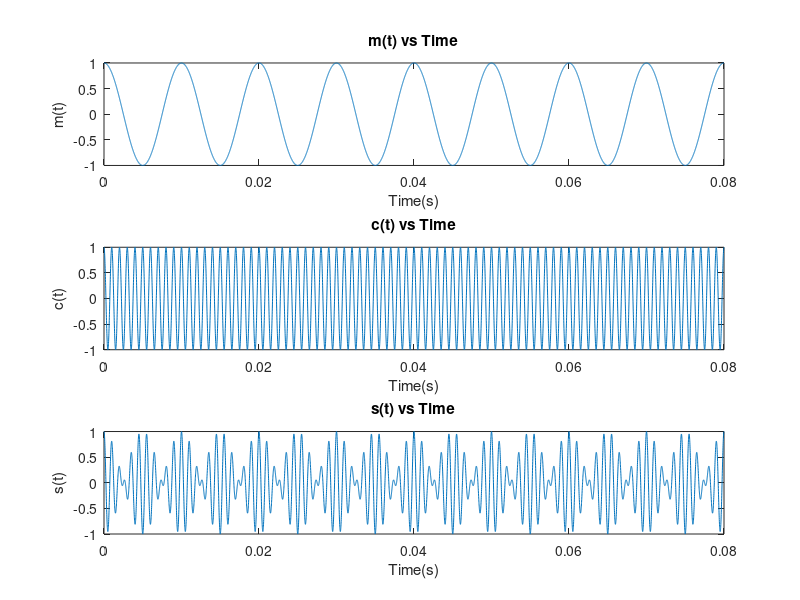
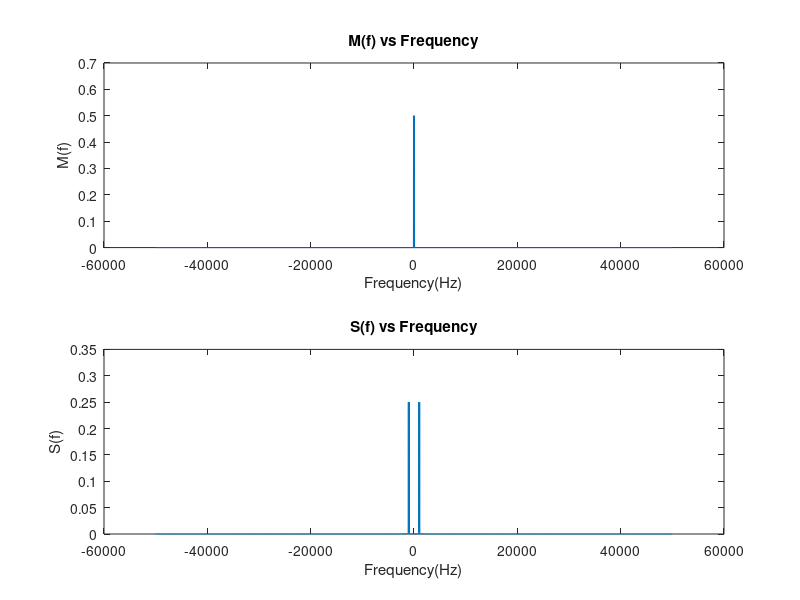
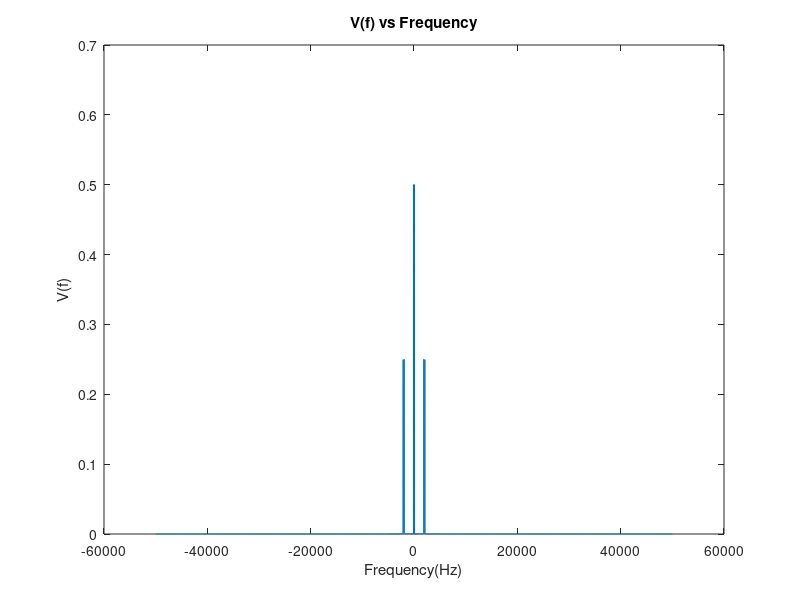
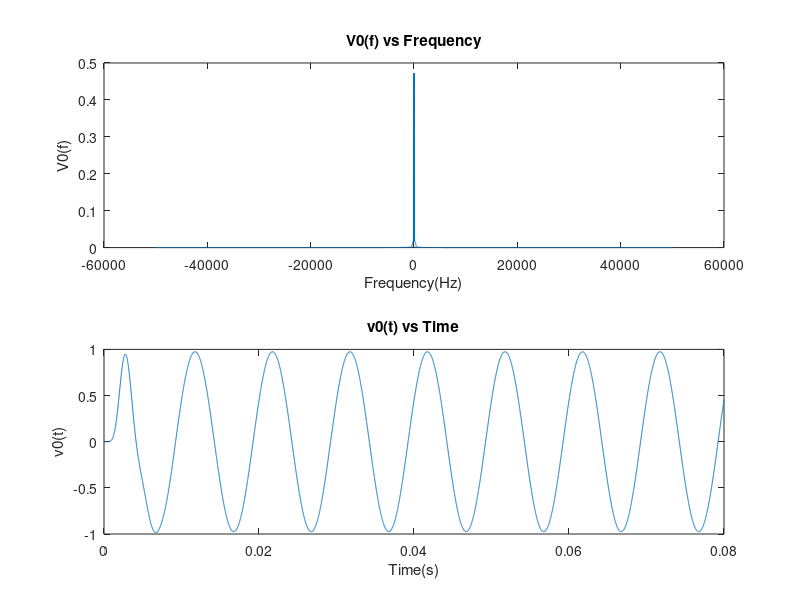

Write MATLAB code to recreate these figures, in order.
%% Part-1
% a)

fs=100000;
fm=100;
fc=1000;

Ts=1/fs;

t=0:Ts:0.08;

m=cos(2*pi*fm*t);

c=cos(2*pi*fc*t);

%% b)

s=m.*c;

%% c)

figure;
subplot(3,1,1);
plot(t,m);
xlabel('Time(s)');
ylabel('m(t)');
title('m(t) vs Time');

subplot(3,1,2);
plot(t,c);
xlabel('Time(s)');
ylabel('c(t)');
title('c(t) vs Time');

subplot(3,1,3);
plot(t,s);
xlabel('Time(s)');
ylabel('s(t)');
title('s(t) vs Time');

%% d)
N=length(t);
f_vector=linspace(-fs/2,fs/2,N);

figure;
subplot(2,1,1);
plot(f_vector,fftshift(abs(fft(m)))/N);
xlabel('Frequency(Hz)');
ylabel('M(f)');
title('M(f) vs Frequency');

subplot(2,1,2);
plot(f_vector,fftshift(abs(fft(s)))/N);
xlabel('Frequency(Hz)');
ylabel('S(f)');
title('S(f) vs Frequency');
clc;
fprintf('Part-1 d:\n\n');
fprintf('Multiplication operation in time domain corresponds to convolution operation in frequency domain.\nBecause of that we get two delta functions around carrier frequencies around.\nAlso, we are dealing with cos functions, which means that in frquency domain we get half of the amplitude in time\ndomain. After that we are multiplying two halved signal eachother. As a result of that at S(f) we get amplitude\nvalues at 0.25 as expected.');

%% Part_2
% a)

c_lo=2*cos(2*pi*fc*t);

v=s.*c_lo;

%% b)

figure;
plot(f_vector,fftshift(abs(fft(v)))/N);
xlabel('Frequency(Hz)');
ylabel('V(f)');
title('V(f) vs Frequency');

fprintf('\n\nPart-2 b:\n\n');
fprintf('For reproducing the message signal amplitude of c_lo choosen as 2.After that, as a result of the convolution\noperation in frequency domain we ended up with having message signal and 4 delta functions 2 of them centered at\n+2 kHz and rest of them centered at -2 kHz with 0.25 V amplitude. m(t) part has twice of the amplitude of s(t)\ndue to the voncolution operation and amplitude of the c_ol.');

%% c)

[B,A]=butter(8,0.009,'low');
v0=filter(B,A,v);

fprintf('\n\nPart-2 c:\n\n');
fprintf('I have chosen corner frequency around the middle of the 2fc and fm. Between these values there are not any value,\nThen 0.009 is safe to choose. Order of the filter as choosen itteretionally.\nI get the best results at the 8th order.');

%% d)

figure;
subplot(2,1,1);
plot(f_vector,fftshift(abs(fft(v0)))/N);
xlabel('Frequency(Hz)');
ylabel('V0(f)');
title('V0(f) vs Frequency');

subplot(2,1,2);
plot(t,v0);
xlabel('Time(s)');
ylabel('v0(t)');
title('v0(t) vs Time');

figure;
plot(f_vector,fftshift(abs(fft(m)))/N,'r',f_vector,fftshift(abs(fft(v0)))/N);
xlabel('Frequency(f)');
ylabel('Amplitude');
legend('M(f)','V0(f)');
title('M(f) and V0(f)');

fprintf('\n\nPart-2 d:\n\n');
fprintf('As seen from M(f) and V0(f) graph, delta functions are at same frequency values, which are +- 100 Hz. A little\ndiffernece at the bottom of the signal,at the other parts they are nearly identical to each other.\n');
